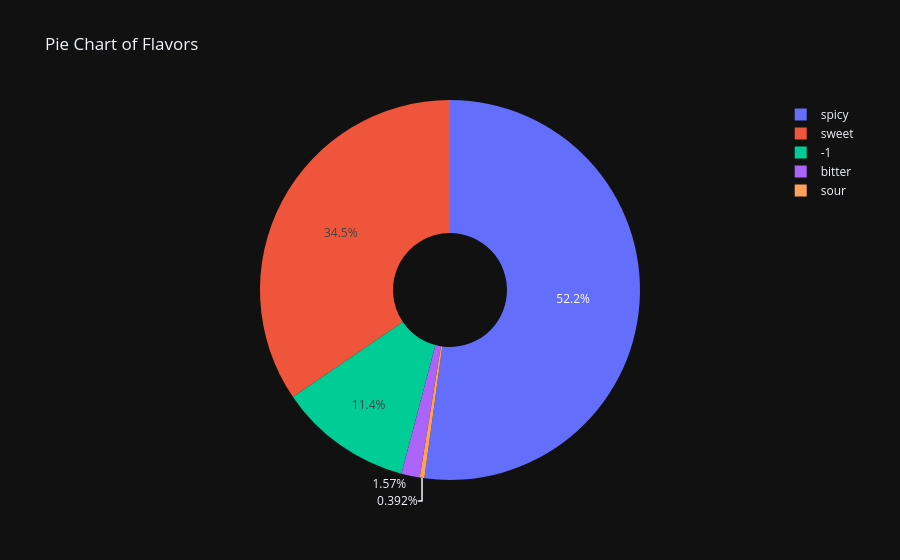

The notebook cell this image was saved under:
### Code cell
# Task 3: Create a pie chart showing the flavor profile distribution
# Fill in the code to create the pie chart -- look up documentation if needed 
fig = px.pie(df_grouped,names='flavor_profile',
             values='name',
             hole=0.3, template='plotly_dark',title='Pie Chart of Flavors',
             hover_name='flavor_profile')

# Show the plot
fig.show()

### Figure 1 — Plotly figure (JSON) as saved in the notebook; plotly's stock layout.template omitted (floating-point values rounded to 4 significant figures)
{"data": [{"domain": {"x": [0, 1], "y": [0, 1]}, "hole": 0.3, "hovertemplate": "<b>%{hovertext}</b><br><br>flavor_profile=%{label}<br>name=%{value}<extra></extra>", "hovertext": ["-1", "bitter", "sour", "spicy", "sweet"], "labels": ["-1", "bitter", "sour", "spicy", "sweet"], "legendgroup": "", "name": "", "showlegend": true, "type": "pie", "values": [29, 4, 1, 133, 88]}], "layout": {"legend": {"tracegroupgap": 0}, "title": {"text": "Pie Chart of Flavors"}}}
